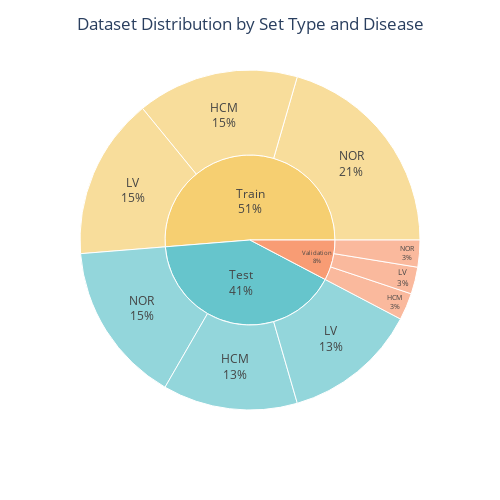

Notebook cell for this chart:
### Markdown cell above
## Data Distribution

### Code cell
# Group data by set type and disease
sunburst_data = selected_df_csv.groupby(['SET_TYPE', 'DISEASE']).size().reset_index(name='Count')

# Define colour mapping
unique_sets = sunburst_data['SET_TYPE'].unique()
default_colors = px.colors.qualitative.Pastel
color_discrete_map = {set_type: default_colors[i % len(default_colors)] for i, set_type in enumerate(unique_sets)}

# Plot sunburst piechart
fig = px.sunburst(
    sunburst_data,
    path=['SET_TYPE', 'DISEASE'],
    values='Count',
    color='SET_TYPE',
    color_discrete_map=color_discrete_map,
)

# Update trace text
fig.update_traces(textinfo='label+percent entry')
fig.update_traces(insidetextorientation='horizontal')

# Update layout
fig.update_layout(
    width=500, # adjust width in pixels
    height=500, # adjust height in pixels
    title_text="Dataset Distribution by Set Type and Disease",
    title_x=0.5
)

fig.show()

### Figure 1 — Plotly figure (JSON) as saved in the notebook; plotly's stock layout.template omitted (floating-point values rounded to 4 significant figures)
{"data": [{"branchvalues": "total", "customdata": [["Test"], ["Test"], ["Test"], ["Test"], ["Train"], ["Train"], ["Train"], ["Train"], ["Validation"], ["Validation"], ["Validation"], ["Validation"]], "domain": {"x": [0, 1], "y": [0, 1]}, "hovertemplate": "labels=%{label}<br>Count=%{value}<br>parent=%{parent}<br>id=%{id}<br>SET_TYPE=%{customdata[0]}<extra></extra>", "ids": ["Test/HCM", "Test/LV", "Test/NOR", "Test", "Train/HCM", "Train/LV", "Train/NOR", "Train", "Validation/HCM", "Validation/LV", "Validation/NOR", "Validation"], "insidetextorientation": "horizontal", "labels": ["HCM", "LV", "NOR", "Test", "HCM", "LV", "NOR", "Train", "HCM", "LV", "NOR", "Validation"], "marker": {"colors": ["rgb(102, 197, 204)", "rgb(102, 197, 204)", "rgb(102, 197, 204)", "rgb(102, 197, 204)", "rgb(246, 207, 113)", "rgb(246, 207, 113)", "rgb(246, 207, 113)", "rgb(246, 207, 113)", "rgb(248, 156, 116)", "rgb(248, 156, 116)", "rgb(248, 156, 116)", "rgb(248, 156, 116)"]}, "name": "", "parents": ["Test", "Test", "Test", "", "Train", "Train", "Train", "", "Validation", "Validation", "Validation", ""], "textinfo": "label+percent entry", "type": "sunburst", "values": [25.0, 25.0, 30.0, 80.0, 30.0, 30.0, 40.0, 100.0, 5.0, 5.0, 5.0, 15.0]}], "layout": {"height": 500, "legend": {"tracegroupgap": 0}, "margin": {"t": 60}, "title": {"text": "Dataset Distribution by Set Type and Disease", "x": 0.5}, "width": 500}}
